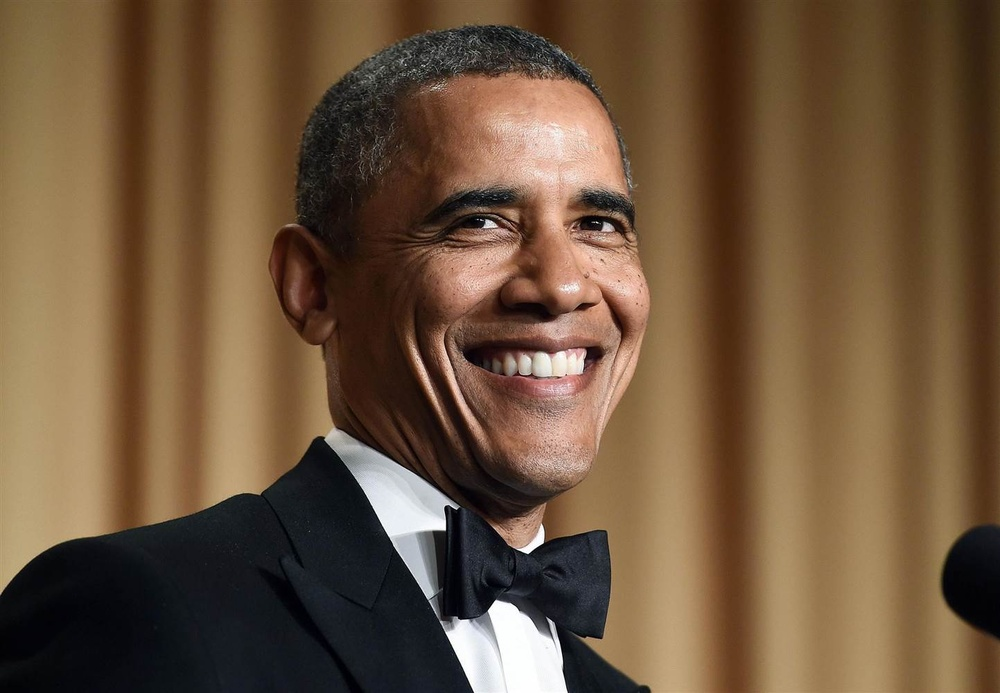
#> input picture obama3.jpg, 1000 x 693 px, shrunk from 1443 x 1000 before the run
$ python remove_background.py obama3.jpg   (older library calls are emulated)
#> lines starting #> are read from the running program, lines starting #| are printed output that depends on the picture; after the words box and inside, x2 and y2 are one past the last pixel; in counts of white or black regions, pixels touching at a corner belong together
import cv2
import numpy as np
import sys

imagePath = sys.argv[1]

#== Parameters =======================================================================
BLUR = 21
CANNY_THRESH_1 = 10
CANNY_THRESH_2 = 200
MASK_DILATE_ITER = 10
MASK_ERODE_ITER = 10
MASK_COLOR = (0.0,0.0,0.0) # In BGR format


#== Processing =======================================================================

#-- Read image -----------------------------------------------------------------------
img = cv2.imread(imagePath)
#> img is the input picture: shape (693, 1000, 3); mean B, G, R 60.5, 84.8, 109.4
gray = cv2.cvtColor(img,cv2.COLOR_BGR2GRAY)
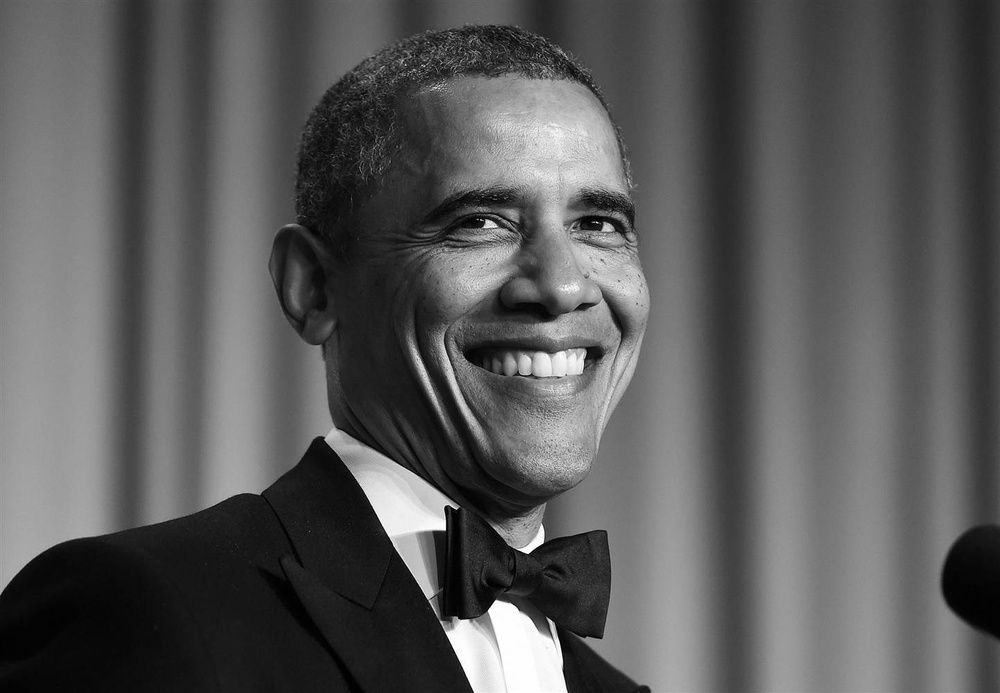
#> gray: shape (693, 1000); min 0, max 255, mean 89.4

#-- Edge detection -------------------------------------------------------------------
edges = cv2.Canny(gray, CANNY_THRESH_1, CANNY_THRESH_2)
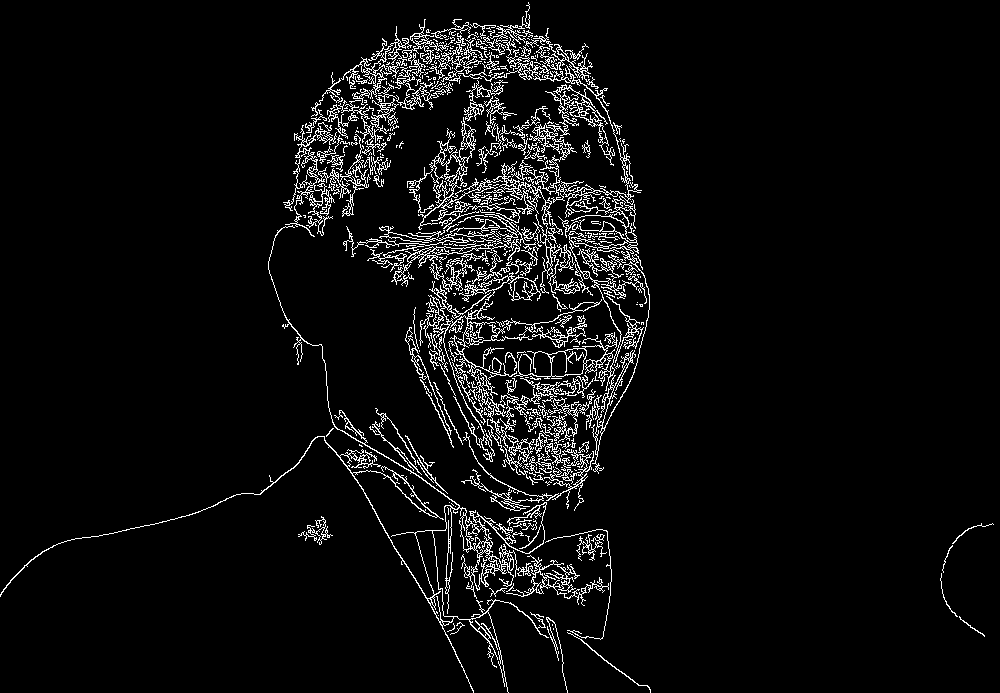
#> edges: shape (693, 1000); 5.2% white in thin lines or dots
edges = cv2.dilate(edges, None)
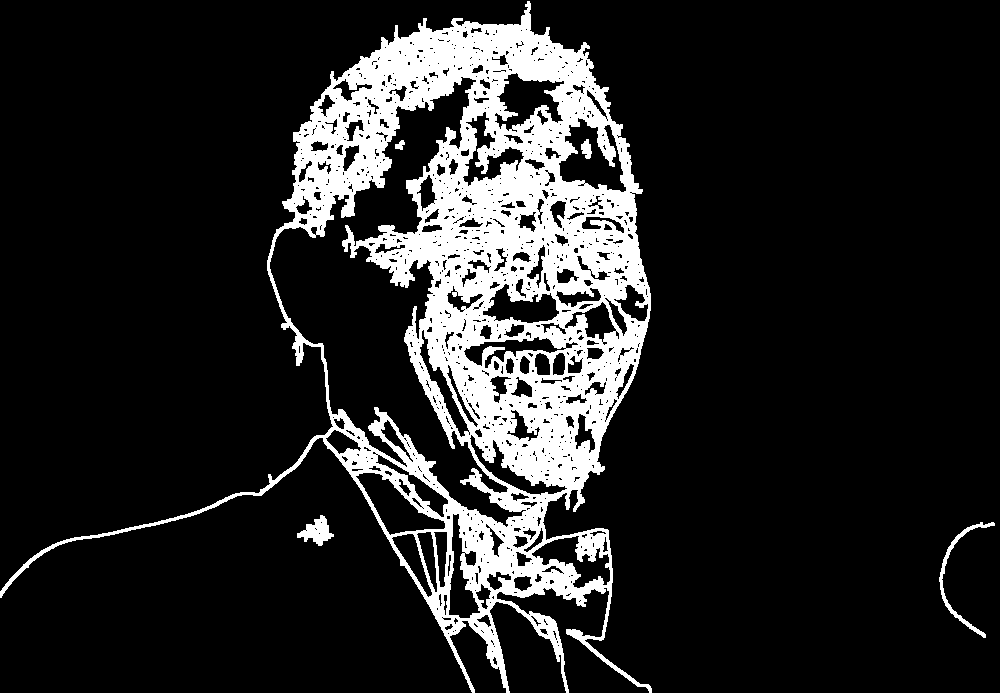
#> edges: shape (693, 1000); 14.7% white; 5 white regions, box (x1, y1, x2, y2) and area: (0, 1, 652, 693) 100683, (939, 522, 995, 638) 643, (297, 515, 334, 546) 565, (581, 139, 592, 159) 146, (395, 140, 405, 150) 63
edges = cv2.erode(edges, None)
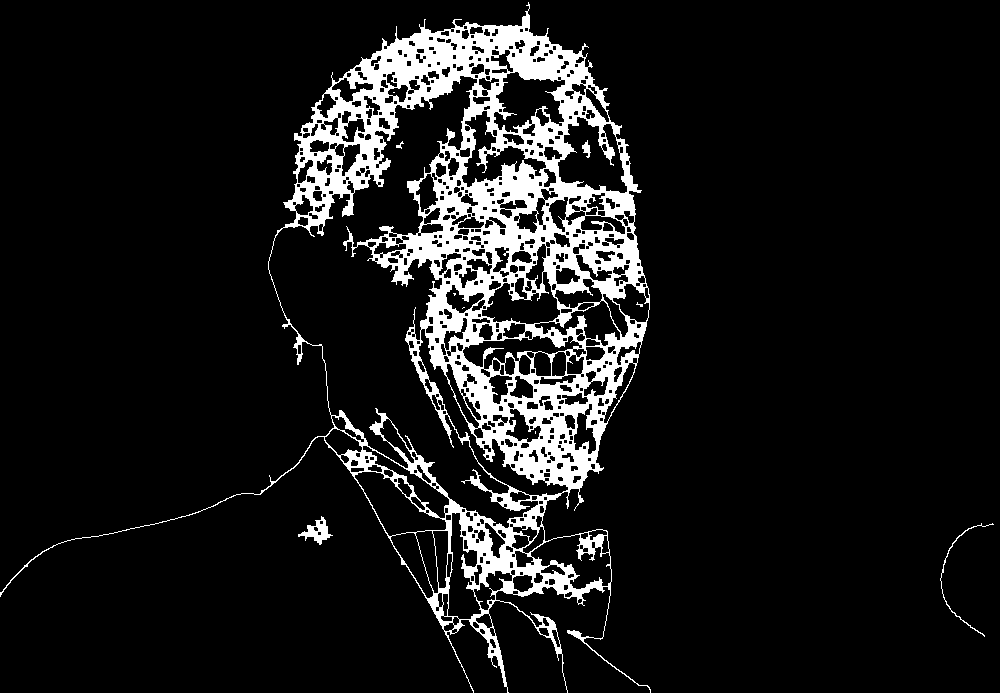
#> edges: shape (693, 1000); 9.9% white; 10 white regions (5 under 20 px)

#-- Find contours in edges, sort by area ---------------------------------------------
contour_info = []
_, contours, _ = cv2.findContours(edges, cv2.RETR_LIST, cv2.CHAIN_APPROX_NONE)
#> contours = 700 contours, 240 with area under 20; largest, box (x1, y1, x2, y2) and area: (0, 2, 651, 693) 163309, (268, 75, 539, 529) 37721, (557, 116, 628, 194) 3382, (418, 328, 569, 497) 3134, (354, 471, 447, 537) 2730
# Previously, for a previous version of cv2, this line was:
#  contours, _ = cv2.findContours(edges, cv2.RETR_LIST, cv2.CHAIN_APPROX_NONE)
# Thanks to notes from commenters, I've updated the code but left this note
for c in contours:
    contour_info.append((
        c,
        cv2.isContourConvex(c),
        cv2.contourArea(c),
    ))
#> after the loop, contour_info = 700 items
contour_info = sorted(contour_info, key=lambda c: c[2], reverse=True)
max_contour = contour_info[0]
#> max_contour = 3 items, first 3: contour of 3886 points, box (x1, y1, x2, y2) (0, 2, 651, 693), area 163309, False, 163309

#-- Create empty mask, draw filled polygon on it corresponding to largest contour ----
# Mask is black, polygon is white
mask = np.zeros(edges.shape)
cv2.fillConvexPoly(mask, max_contour[0], (255))
#> mask: shape (693, 1000) float64; 30.5% white; 1 white region, box (x1, y1, x2, y2) and area: (0, 2, 651, 693) 211627

#-- Smooth mask, then blur it --------------------------------------------------------
mask = cv2.dilate(mask, None, iterations=MASK_DILATE_ITER)
#> mask: shape (693, 1000) float64; 35.1% white; 1 white region, box (x1, y1, x2, y2) and area: (0, 0, 661, 693) 243477
mask = cv2.erode(mask, None, iterations=MASK_ERODE_ITER)
#> mask: shape (693, 1000) float64; 30.9% white; 1 white region, box (x1, y1, x2, y2) and area: (0, 0, 651, 693) 214334
mask = cv2.GaussianBlur(mask, (BLUR, BLUR), 0)
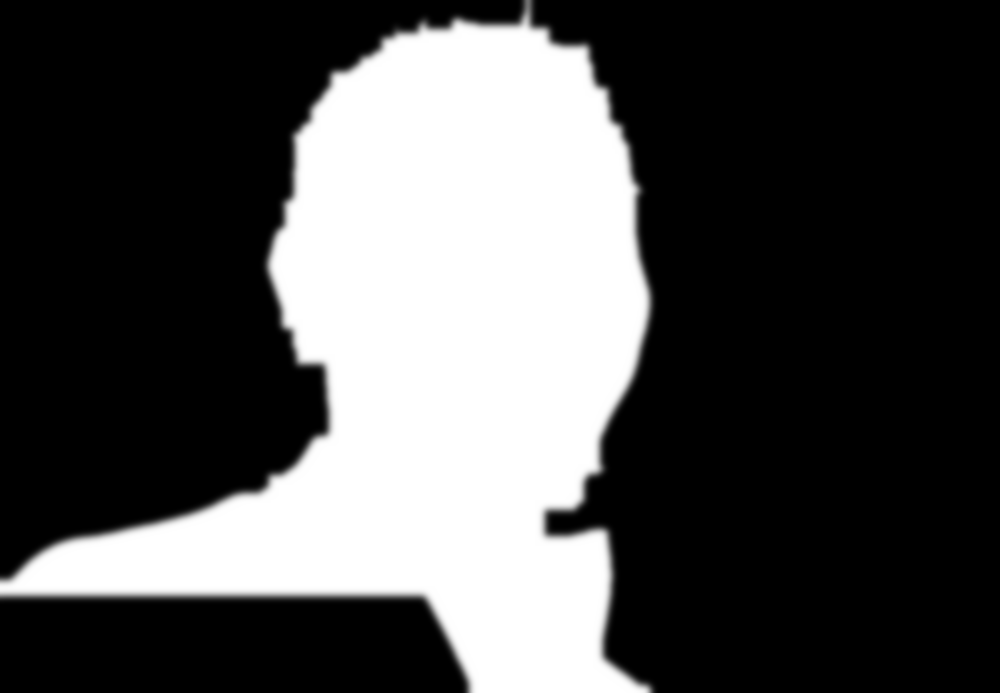
#> mask: shape (693, 1000) float64; min 0, max 255, mean 78.9; drawn with min black and max white
mask_stack = np.dstack([mask]*3)    # Create 3-channel alpha mask

#-- Blend masked img into MASK_COLOR background --------------------------------------
mask_stack  = mask_stack.astype('float32') / 255.0          # Use float matrices,
img         = img.astype('float32') / 255.0                 #  for easy blending

masked = (mask_stack * img) + ((1-mask_stack) * MASK_COLOR) # Blend
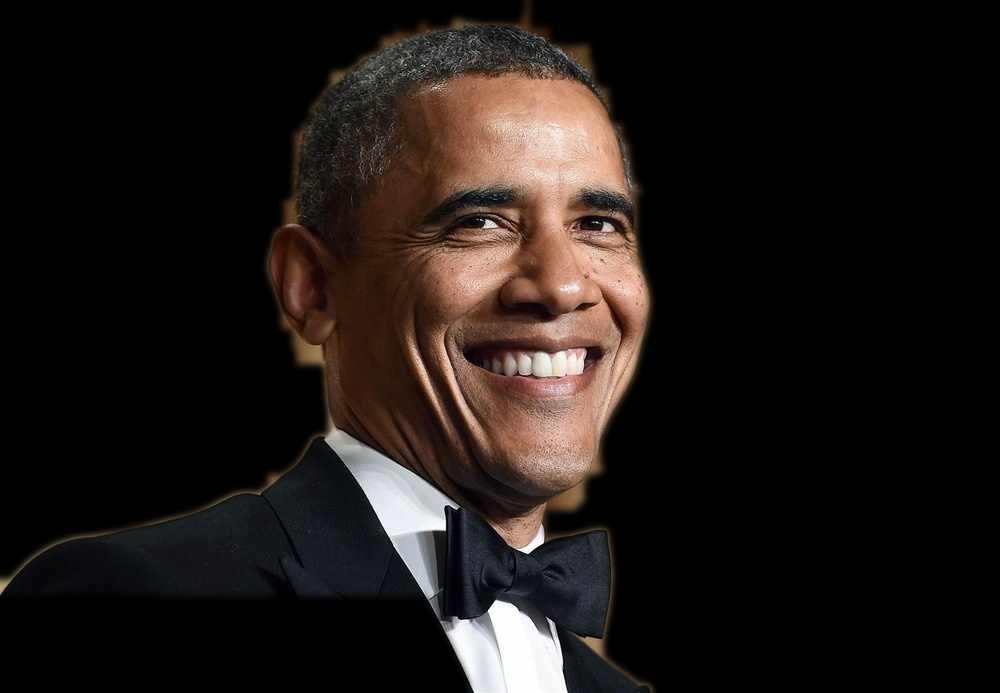
#> masked: shape (693, 1000, 3) float64; mean of channels 0, 1, 2 0.083, 0.0936, 0.117; drawn as B, G, R
masked = (masked * 255).astype('uint8')                     # Convert back to 8-bit

cv2.imshow('img', masked)                                   # Display
cv2.waitKey()

#cv2.imwrite('C:/Temp/person-masked.jpg', masked)

$ run again, on obama6.jpg
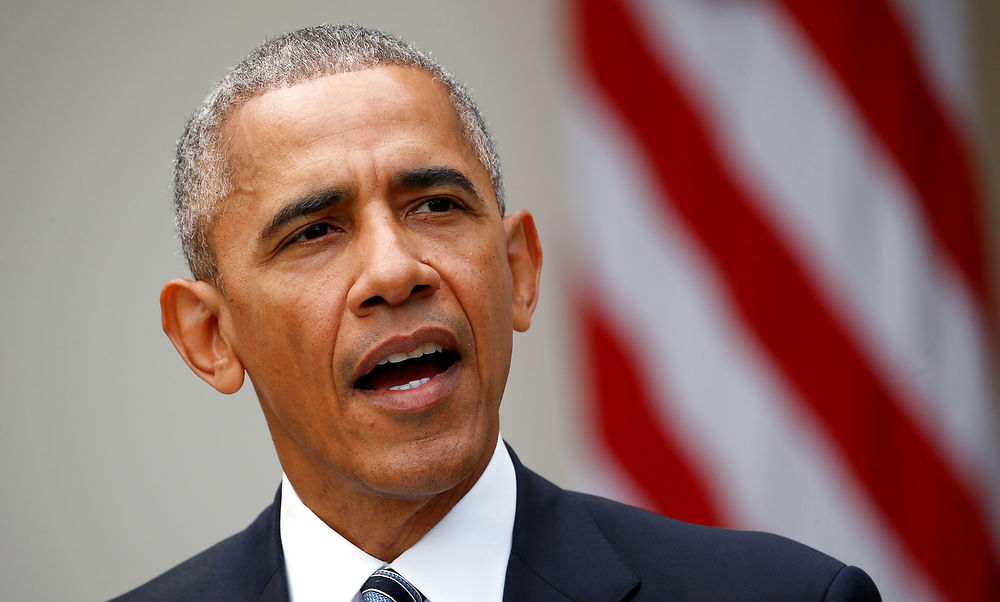
#> input picture obama6.jpg, 1000 x 602 px
#> img is the input picture: shape (602, 1000, 3); mean B, G, R 108.2, 112.9, 146.1
#> `edges = cv2.erode(edges, None)`:
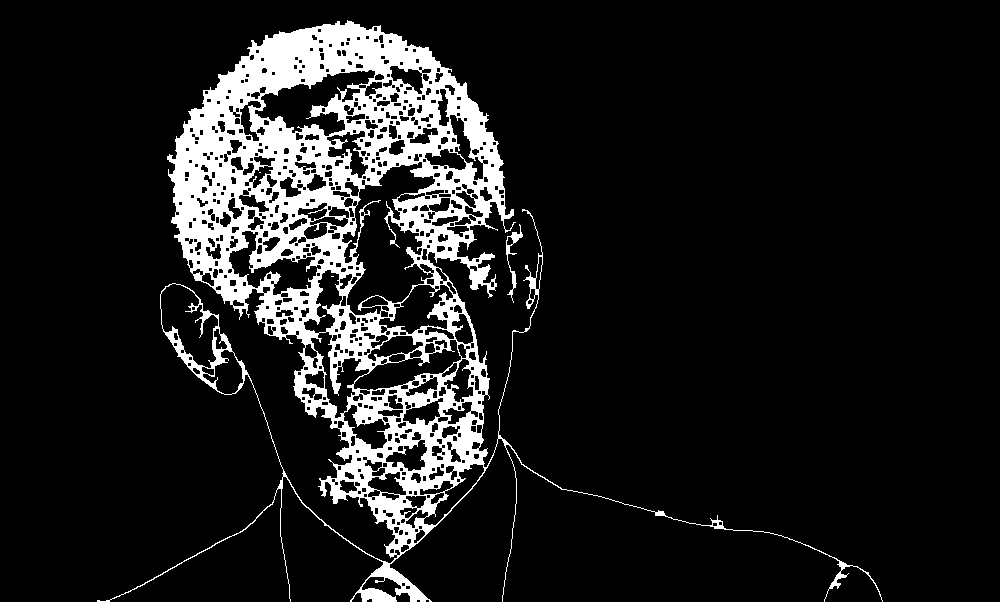
#> edges: shape (602, 1000); 11.5% white; 4 white regions (2 under 20 px)
#> contours = 705 contours, 303 with area under 20; largest, box (x1, y1, x2, y2) and area: (97, 20, 883, 602) 117589, (341, 161, 436, 316) 7614, (254, 69, 376, 137) 3723, (160, 283, 219, 369) 2828, (228, 230, 322, 296) 2334
#> after the loop `for c in contours:`: contour_info = 705 items
#> max_contour = 3 items, first 3: contour of 6096 points, box (x1, y1, x2, y2) (97, 20, 883, 602), area 117589, False, 117589
#> `masked = (mask_stack * img) + ((1-mask_stack) * MASK_COLOR)`:
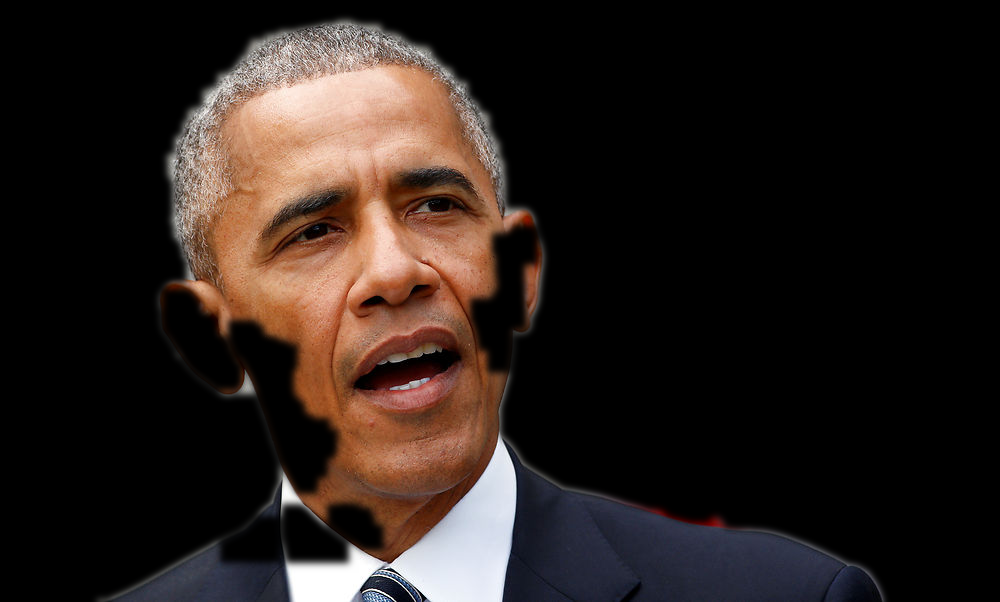
#> masked: shape (602, 1000, 3) float64; mean of channels 0, 1, 2 0.108, 0.124, 0.161; drawn as B, G, R

$ run again, on obama5.png
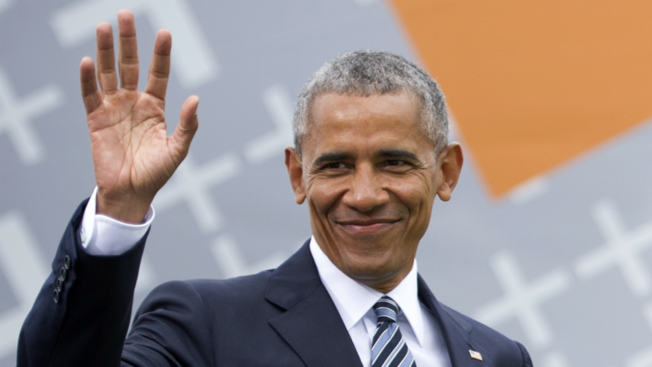
#> input picture obama5.png, 652 x 367 px
#> img is the input picture: shape (367, 652, 3); mean B, G, R 140.7, 143.9, 156.5
#> `edges = cv2.erode(edges, None)`:
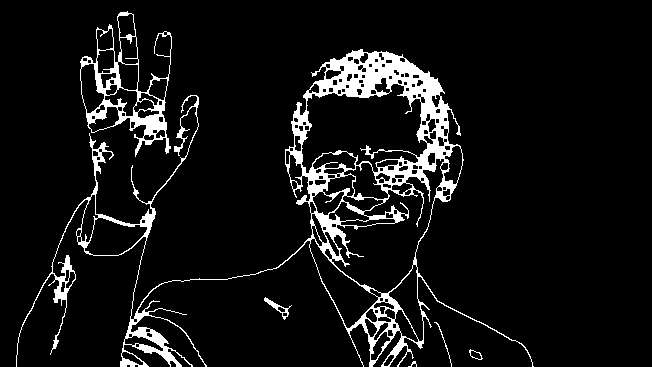
#> edges: shape (367, 652); 7.6% white; 6 white regions
#> contours = 195 contours, 62 with area under 20; largest, box (x1, y1, x2, y2) and area: (16, 49, 534, 367) 39982, (301, 83, 428, 174) 7472, (331, 158, 445, 294) 6584, (80, 11, 172, 157) 6502, (309, 238, 379, 329) 2124
#> after the loop `for c in contours:`: contour_info = 195 items
#> max_contour = 3 items, first 3: contour of 4299 points, box (x1, y1, x2, y2) (16, 49, 534, 367), area 39982, False, 39982.5
#> `masked = (mask_stack * img) + ((1-mask_stack) * MASK_COLOR)`:
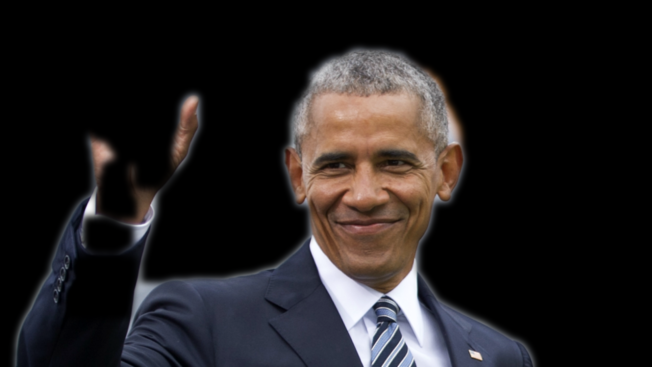
#> masked: shape (367, 652, 3) float64; mean of channels 0, 1, 2 0.118, 0.116, 0.129; drawn as B, G, R
